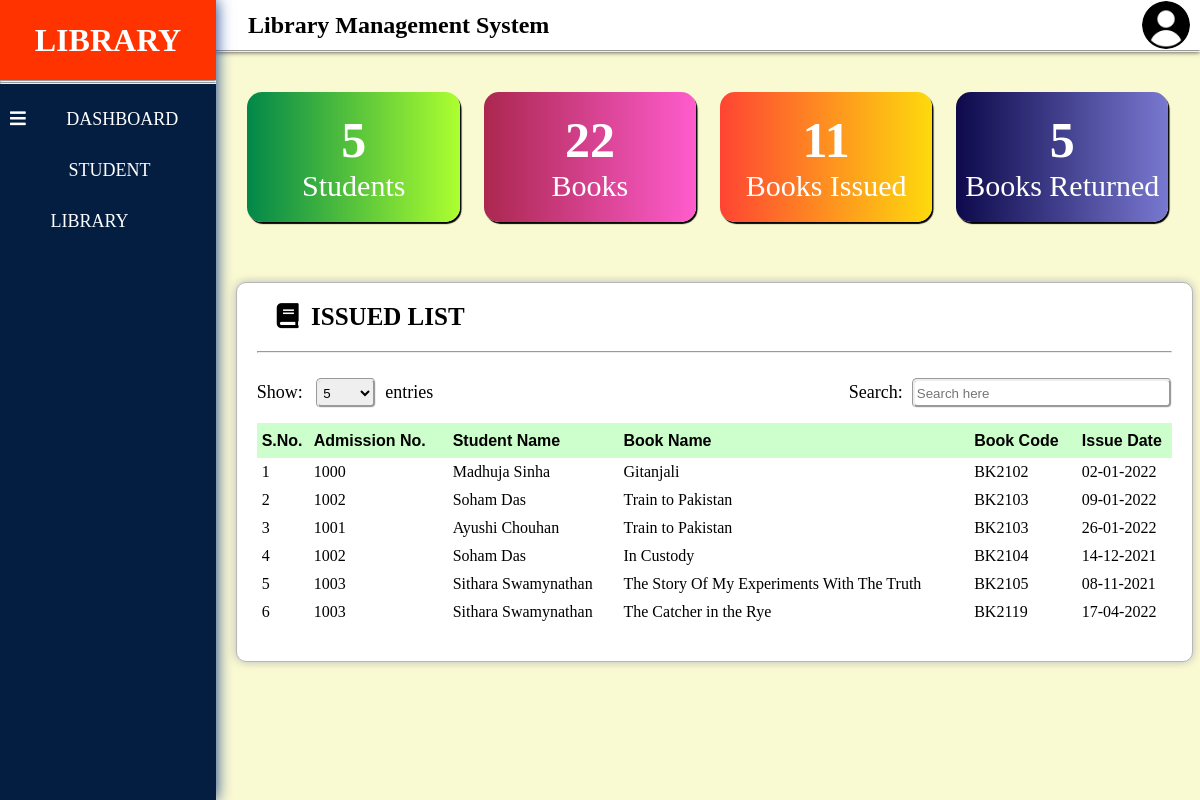
The app's page /index.php (signed in) with its own data.
### tables this page shows
CREATE TABLE IF NOT EXISTS `student` (
  `id` int(10) NOT NULL AUTO_INCREMENT,
  `admission_no` varchar(10) NOT NULL,
  `studentname` varchar(50) NOT NULL,
  `fathername` varchar(50) NOT NULL,
  `mothername` varchar(50) NOT NULL,
  `gender` varchar(10) NOT NULL,
  `dob` date NOT NULL,
  `mobile` varchar(10) NOT NULL,
  `image` varchar(30) NOT NULL,
  `class` varchar(10) NOT NULL,
  `doc` timestamp NOT NULL DEFAULT CURRENT_TIMESTAMP,
  PRIMARY KEY (`id`)
);

CREATE TABLE IF NOT EXISTS `issue` (
  `id` int(10) NOT NULL AUTO_INCREMENT,
  `admission_no` varchar(10) NOT NULL,
  `bookcode` varchar(20) NOT NULL,
  `status` int(5) NOT NULL,
  `doc` timestamp NOT NULL DEFAULT CURRENT_TIMESTAMP,
  PRIMARY KEY (`id`)
);

CREATE TABLE IF NOT EXISTS `book` (
  `id` int(10) NOT NULL AUTO_INCREMENT,
  `bookname` varchar(50) NOT NULL,
  `bookcode` varchar(20) NOT NULL,
  `author` varchar(50) NOT NULL,
  `publisher` longtext NOT NULL,
  `stock` int(10) NOT NULL,
  `doc` timestamp NOT NULL DEFAULT CURRENT_TIMESTAMP,
  PRIMARY KEY (`id`)
);

### index.php (the view, shortened to what this page needs)
<?php
require 'connect.php';
$row_count1="SELECT 'admission_no' FROM `student`";
$run1=mysqli_query($con, $row_count1);
$row1=mysqli_num_rows($run1);
$row_count2="SELECT 'bookcode' FROM `book`";
$run2=mysqli_query($con, $row_count2);
$row2=mysqli_num_rows($run2);
$row_count3="SELECT 'admission_no' FROM `issue`";
$run3=mysqli_query($con, $row_count3);
$row3=mysqli_num_rows($run3);
$row_count4="SELECT 'admission_no' FROM `return`";
$run4=mysqli_query($con, $row_count4);
$row4=mysqli_num_rows($run4);
?>
<!DOCTYPE html PUBLIC "-//W3C//DTD XHTML 1.0 Transitional//EN" "http://www.w3.org/TR/xhtml1/DTD/xhtml1-transitional.dtd">
<html xmlns="http://www.w3.org/1999/xhtml">
<head>
<link rel="stylesheet" href="CSS/index.css" />
<link rel="stylesheet" href="https://pro.fontawesome.com/releases/v5.10.0/css/all.css"/>
</head>
<body>
<div class="body1">
  <?php
    require 'dropdown.php';
  ?>
</div>
<div class="body2">
  <div class="body2_head">
    <h2 class="body2_head1"><i class="fas fa-books"></i>&ensp;Library Management System</h2>
    <div class="user">
      <img src="Image/user.jpg" class="user-img" id="user-img" onclick="show()" />
    </div>
  </div>
  <hr />
    <div class="container">
      <a href="student_list.php">
        <div class="divider">
          <div class="box" id="box1">
            <div class="box-content">
              <p class="count"><?php echo $row1; ?></p>
              <p class="box-para">Students</p>
            </div>
          </div>
        </a>
      </div>
      <div class="divider">
        <a href="book_list.php">
          <div class="box" id="box2">
            <div class="box-content">
              <p class="count"><?php echo $row2; ?></p>
              <p class="box-para">Books</p>
            </div>
          </div>
        </a>
      </div>
      <div class="divider">
        <a href="issue_list.php">
          <div class="box" id="box3">
            <div class="box-content">
              <p class="count"><?php echo $row3; ?></p>
              <p class="box-para">Books Issued</p>
            </div>
          </div>
        </a>
      </div>
      <div class="divider">
        <a href="return_list.php">
          <div class="box" id="box4">
            <div class="box-content">
              <p class="count"><?php echo $row4; ?></p>
              <p class="box-para">Books Returned</p>
            </div>
          </div>
        </a>
      </div>
    </div>
    <div class="main-div">
    <div class="head">
      <p class="head-para"><i class="fas fa-book"></i>&ensp;ISSUED LIST</p>
    </div>
    <hr class="h1" />
    <div class="div-content">
      <div>
        <form action="#" method="post">
          <p class="font">Show:&ensp;
          <select class="entries" id="entries" name="entries">
            <option value="" disabled selected hidden>5</option>
          </select>&ensp;entries</p>
        </form>
      </div>
      <div>
        <p class="font">Search:&ensp;<input type="text" id="my_input" name="search" placeholder="Search here" onkeyup="searching();" /></p>
      </div>
    </div>
    <table class="my-table" id="my-table" border="0">
      <thead>
        <tr>
          <th style="width: 42px;">S.No.</th>
          <th>Admission No.</th>
          <th>Student Name</th>
          <th>Book Name</th>
          <th>Book Code</th>
          <th style="width: 85px;">Issue Date</th>
        </tr>
      </thead>
      <tbody>
        <?php
            $sno=0;
		    $sql = "SELECT student.studentname,book.bookname,issue.admission_no,issue.bookcode,issue.doc FROM `student`,`book`,`issue` WHERE issue.admission_no=student.admission_no AND issue.bookcode=book.bookcode AND issue.status=1";
		    $run = mysqli_query($con, $sql);
		    while($row = mysqli_fetch_assoc($run))
		    {
				$sno = $sno+1;
				$datestore = $row['doc'];
    			$newvar = new DateTime($datestore);
	    		$ndate = $newvar->format('d-m-Y');
  	  		    echo '<tr>';
	  		      echo '<td>'.$sno.'</td>';
				  echo '<td>'.$row['admission_no'].'</td>';
    		      echo '<td>'.$row['studentname'].'</td>';
    		      echo '<td>'.$row['bookname'].'</td>';
				  echo '<td>'.$row['bookcode'].'</td>';
				  echo '<td>'.$ndate.'</td>';
		   	    echo '</tr>';
		    }
	    ?>
      </tbody>
    </table>
  </div>
</body>
</html>

### dropdown.php (shortened to what this page needs)
<!DOCTYPE html PUBLIC "-//W3C//DTD XHTML 1.0 Transitional//EN" "http://www.w3.org/TR/xhtml1/DTD/xhtml1-transitional.dtd">
<html xmlns="http://www.w3.org/1999/xhtml">
<head>
<link rel="stylesheet" href="CSS/dropdown.css" />
<link rel="stylesheet" href="https://pro.fontawesome.com/releases/v5.10.0/css/all.css"/>
</head>
<body>
<div class="body1_head">
  <h1>LIBRARY</h1>
</div>
<hr />
<hr />
<div class="body1_content">
  <a href="index.php"><i id="li-img" class="fas fa-bars"></i>&emsp;&emsp; DASHBOARD</a>
  <button class="dropdown-btn"><i id="li-img" class="far fa-user-graduate"></i>&emsp;&emsp; STUDENT<i class="fad fa-chevron-double-right"></i></button>
  <button class="dropdown-btn"><i id="li-img" class="far fa-book-heart"></i>&emsp;&emsp; LIBRARY<i class="fad fa-chevron-double-right"></i></button>
</div>
</body>
</html>

### CSS/index.css (style rules this page uses)
* { margin:0px; padding:0px; }
body { background-color: #FAFAD2; }
.body1 { float: left; width: 18%; position: fixed; height: 100%; box-shadow: 0px 0px 15px #0E3386; }
.body2 { float: right; width: 82%; background-color: transparent; height: auto; }
.body2_head { width: 100%; height: 50px; background-color: #FFF; display: flex; align-items: center; justify-content: space-between; box-shadow: 0px 2px 5px #333333; }
.body2_head1 { margin-left: 20px; }
.user { margin-right: 10px; }
.user-img { border-radius: 50%; height: 48px; width: 48px; cursor: pointer; }
.container { width: 96%; margin: 25px 2% 15px 2%; height: auto; float: left; }
.divider { width: 25%; padding: 15px 0px; height: auto; float: left; }
.box { width: 90%; margin: 0% 5%; height: 130px; float: left; border-radius: 15px; box-shadow: 1.5px 2px 1px #000000; transition: transform 0.5s; display: flex; justify-content: center; align-items: center; }
#box1 { background-image: linear-gradient(to right, #018749, #ADFF2F); }
#box2 { background-image: linear-gradient(to right, #ab274f, #ff5ccd); }
#box3 { background-image: linear-gradient(to right, #FF4433, #FDDA0D); }
#box4 { background-image: linear-gradient(to right, #0d094b, #7878d0); }
.box-content { text-align: center; height: auto; width: auto; color: #FFF; }
.count { width: 100%; font-size: 50px; font-weight: bold; }
.box-para { width: 100%; font-size: 30px; }
.main-div { width: 93%; margin: 30px 2% 50px 2%; height: auto; padding: 20px 20px 20px 20px; background-color: #FFF; box-shadow: 0px 0px 10px #B8B8B8; border: 1px solid #B8B8B8; border-radius: 10px; float: left; }
.head { padding: 0px 20px 20px 20px; height: auto; width: 80%; }
.head-para { font-size: 25px; font-weight: bold; }
hr.h1 { margin-bottom: 10px; }
.div-content { width: 100%; height: 60px; display: flex; justify-content: space-between; align-items: center; }
.font { font-size: 18px; }
.entries { width: 60px; height: 30px; border: groove; border-radius: 5px; }
input[type=text] { width: 250px; border: groove; height: 20px; padding: 2px; border-radius: 5px; }
.my-table { width: 100%; height: auto; border-collapse: collapse; margin-bottom: 15px; }
thead tr { background-color: #CCFFCC; font-family: Sans-serif; height: 35px; }
td, th { padding: 5px; width: auto; text-align: left; }

### CSS/dropdown.css (style rules this page uses)
.body1_head { width: 100%; height: 10%; background-color: #F30; display: flex; align-items: center; justify-content: center; color: #FFF; }
.body1_content { width: 100%; background-color: #041E42; padding-top: 10px; height: 90%; }
.body1_content a, .dropdown-btn { padding: 15px 10px 15px 10px; text-decoration: none; font-size: 18px; color: #FFF; display: block; background-color: transparent; font-family: "Times New Roman"; width: 100%; text-align: left; cursor: pointer; border: 0; }

### records on screen
student: issue.admission_no "1000", studentname "Madhuja Sinha", book.bookname "Gitanjali", issue.bookcode "BK2102", issue.doc "02-01-2022"
student: issue.admission_no "1002", studentname "Soham Das", book.bookname "Train to Pakistan", issue.bookcode "BK2103", issue.doc "09-01-2022", book.bookname "In Custody", issue.bookcode "BK2104", issue.doc "14-12-2021"
student: issue.admission_no "1001", studentname "Ayushi Chouhan", book.bookname "Train to Pakistan", issue.bookcode "BK2103", issue.doc "26-01-2022"
student: issue.admission_no "1003", studentname "Sithara Swamynathan", book.bookname "The Story Of My Experiments With The Truth", issue.bookcode "BK2105", issue.doc "08-11-2021", book.bookname "The Catcher in the Rye", issue.bookcode "BK2119", issue.doc "17-04-2022"

### other values on screen
$row1 "5"
$row2 "22"
$row3 "11"
$row4 "5"
